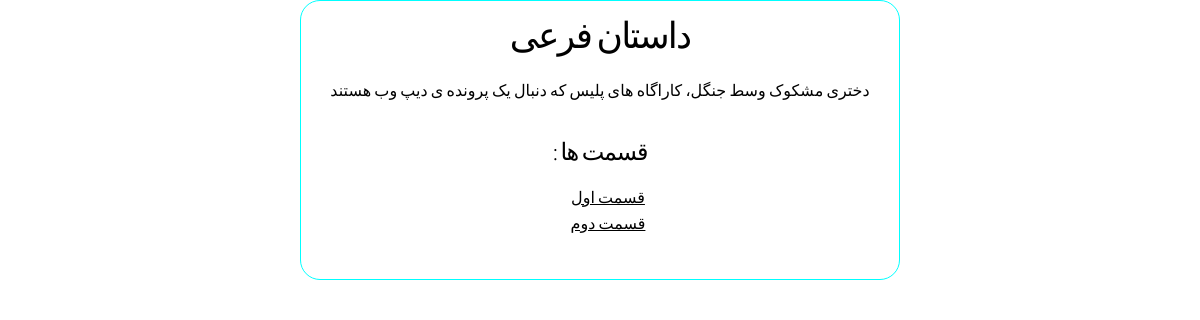
The app's page /story/9237ca37 with its own data.
### models/story.py (models this page shows)
class Story(db.Model):
    __tablename__ = "stories"
    id = Column(Integer , primary_key=True)
    title = Column(String(255),nullable=False)
    desc = Column(Text , nullable=True)
    slug = Column(String(255), unique=True , nullable=False)
    parts = db.relationship("StoryPart" , backref = "story" , cascade ="all,delete-orphan")

class StoryPart(db.Model) :
    __tablename__ = "story_parts"
    id = Column(Integer , primary_key=True)
    title = Column(String(255),nullable=False)
    content = Column(Text , nullable=False)
    story_id = Column(Integer , ForeignKey("stories.id") , nullable=False)

### blueprints/general.py (the view)
@app.route("/story/<slug>")
def story_detail(slug):
    story = Story.query.filter_by(slug = slug).first_or_404()
    return render_template("story_detail.html" , story = story)

### templates/story_detail.html (shortened to what this page needs)
{% extends 'base.html' %}
{% block header %}
		<link rel="stylesheet" href="{{ url_for('static' , filename = 'assets/css/main.css' ) }}" />
{% endblock %}
{% block body %}
<section class="simple-box">
    <h2>{{ story.title }}</h2>
    <p>{{ story.desc }}</p>
    <h3>قسمت ها :</h3>
    <ul>
        {% for part in story.parts %}
                <a href="{{ url_for('general.story_part' , slug = story.slug , part_id = part.id) }}">{{ part.title }}</a> <br>
        {% else %}
            <li>هیچ قسمتی نوشته نشده</li>
        {% endfor %}
    </ul>
</section>
{% endblock %}

### static/css/index.css (style rules this page uses)
.simple-box { max-width: 600px; text-align: center; border: 1px solid aqua; padding: 10px; border-radius: 20px; align-items: center; margin: auto; }

### records on screen
Story: title "داستان فرعی", desc "دختری مشکوک وسط جنگل، کاراگاه های پلیس که دنبال یک پرونده ی دیپ وب هستند"
StoryPart: title "قسمت اول"
StoryPart: title "قسمت دوم"
